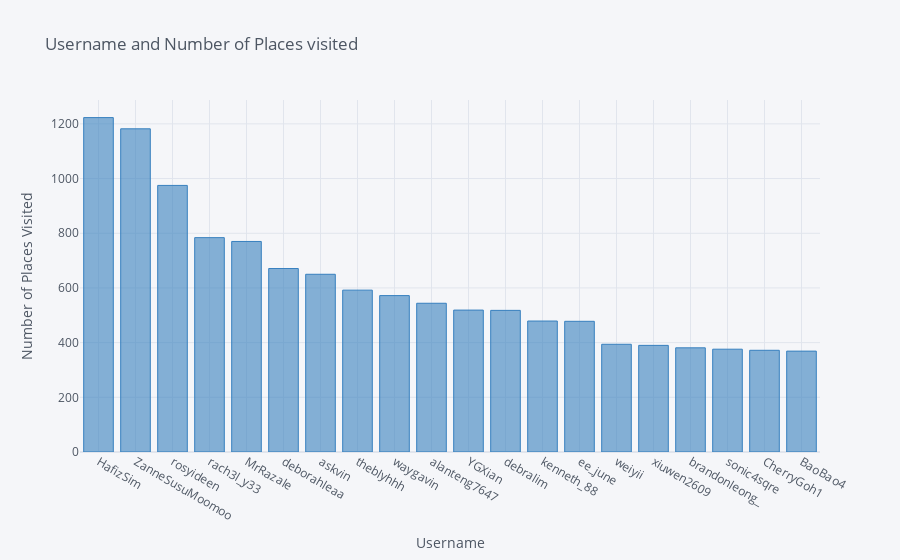

The notebook cell this image was saved under:
### Code cell
series = pd.Series(username_length)[0:20]
series.iplot(kind='bar', title='Username and Number of Places visited', yTitle='Number of Places Visited',xTitle='Username',
             filename='cufflinks/categorical-bar-chart',colors=['blue'])

### Figure 1 — Plotly figure (JSON) as saved in the notebook; plotly's stock layout.template omitted (floating-point values rounded to 4 significant figures)
{"data": [{"marker": {"color": "rgba(55, 128, 191, 0.6)", "line": {"color": "rgba(55, 128, 191, 1.0)", "width": 1}}, "name": "None", "orientation": "v", "text": "", "type": "bar", "x": ["HafizSim", "ZanneSusuMoomoo", "rosyideen", "rach3l_y33", "MrRazale", "deborahleaa", "askvin", "theblyhhh", "waygavin", "alanteng7647", "YGXian", "debralim", "kenneth_88", "ee_june", "weiyii", "xiuwen2609", "brandonleong_", "sonic4sqre", "CherryGoh1", "BaoBao4"], "y": [1223, 1182, 975, 784, 770, 671, 650, 592, 572, 544, 519, 518, 479, 478, 394, 390, 381, 376, 372, 369]}], "layout": {"legend": {"bgcolor": "#F5F6F9", "font": {"color": "#4D5663"}}, "paper_bgcolor": "#F5F6F9", "plot_bgcolor": "#F5F6F9", "title": {"font": {"color": "#4D5663"}, "text": "Username and Number of Places visited"}, "xaxis": {"gridcolor": "#E1E5ED", "showgrid": true, "tickfont": {"color": "#4D5663"}, "title": {"font": {"color": "#4D5663"}, "text": "Username"}, "zerolinecolor": "#E1E5ED"}, "yaxis": {"gridcolor": "#E1E5ED", "showgrid": true, "tickfont": {"color": "#4D5663"}, "title": {"font": {"color": "#4D5663"}, "text": "Number of Places Visited"}, "zerolinecolor": "#E1E5ED"}}}
